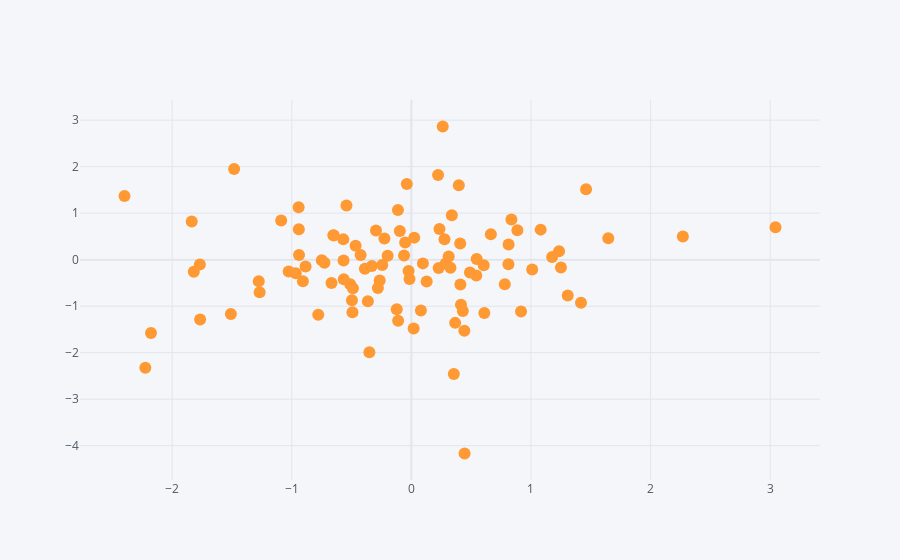

This figure's notebook cell:
### Code cell
df.iplot(kind='scatter', x='A', y='B', mode='markers') # usando plotly
